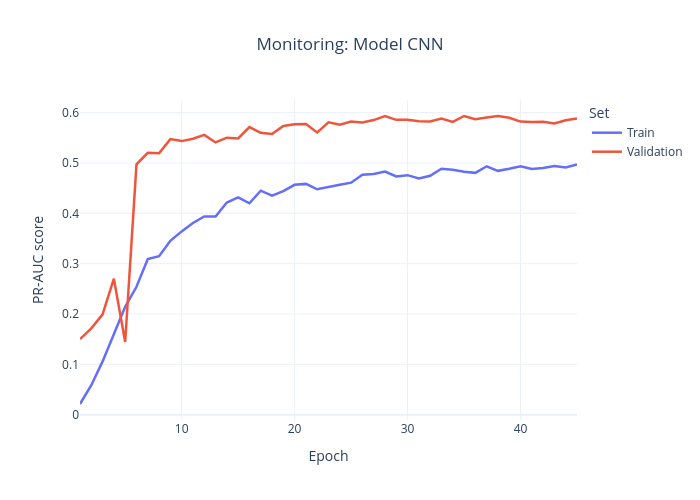

Notebook code for this chart:
### Code cell
plot_monitoring(history_cnn?1, "Model CNN 1")

### Figure 1 — Plotly figure (JSON) as saved in the notebook; plotly's stock layout.template omitted (floating-point values rounded to 4 significant figures)
{"data": [{"hovertemplate": "Set=pr_auc<br>Epoch=%{x}<br>PR-AUC score=%{y}<extra></extra>", "legendgroup": "pr_auc", "line": {"color": "#636efa", "dash": "solid", "width": 2.5}, "marker": {"symbol": "circle"}, "mode": "lines", "name": "Train", "orientation": "v", "showlegend": true, "type": "scatter", "x": [1, 2, 3, 4, 5, 6, 7, 8, 9, 10, 11, 12, 13, 14, 15, 16, 17, 18, 19, 20, 21, 22, 23, 24, 25, 26, 27, 28, 29, 30, 31, 32, 33, 34, 35, 36, 37, 38, 39, 40, 41, 42, 43, 44, 45], "xaxis": "x", "y": [0.02115, 0.05837, 0.1058, 0.1599, 0.2143, 0.254, 0.309, 0.3148, 0.3454, 0.3641, 0.3809, 0.3939, 0.3935, 0.4214, 0.4315, 0.4199, 0.445, 0.4351, 0.4441, 0.4566, 0.4584, 0.4477, 0.4527, 0.4567, 0.4609, 0.4767, 0.478, 0.4829, 0.4733, 0.4758, 0.4694, 0.4745, 0.4884, 0.4867, 0.4827, 0.4804, 0.4934, 0.4844, 0.4883, 0.4933, 0.4879, 0.4899, 0.4941, 0.4912, 0.4971], "yaxis": "y"}, {"hovertemplate": "Set=val_pr_auc<br>Epoch=%{x}<br>PR-AUC score=%{y}<extra></extra>", "legendgroup": "val_pr_auc", "line": {"color": "#EF553B", "dash": "solid", "width": 2.5}, "marker": {"symbol": "circle"}, "mode": "lines", "name": "Validation", "orientation": "v", "showlegend": true, "type": "scatter", "x": [1, 2, 3, 4, 5, 6, 7, 8, 9, 10, 11, 12, 13, 14, 15, 16, 17, 18, 19, 20, 21, 22, 23, 24, 25, 26, 27, 28, 29, 30, 31, 32, 33, 34, 35, 36, 37, 38, 39, 40, 41, 42, 43, 44, 45], "xaxis": "x", "y": [0.15, 0.1715, 0.1992, 0.27, 0.1443, 0.4972, 0.5201, 0.5195, 0.5474, 0.5435, 0.5481, 0.5558, 0.5408, 0.5502, 0.5487, 0.5714, 0.56, 0.5574, 0.5737, 0.5772, 0.5775, 0.5607, 0.5808, 0.5762, 0.5823, 0.5806, 0.5852, 0.593, 0.5857, 0.586, 0.5831, 0.5823, 0.5881, 0.5817, 0.5933, 0.5868, 0.5902, 0.5931, 0.5898, 0.5822, 0.5814, 0.5818, 0.5787, 0.585, 0.5886], "yaxis": "y"}], "layout": {"autosize": false, "height": 500, "hovermode": "x unified", "legend": {"title": {"text": "Set"}, "tracegroupgap": 0}, "title": {"text": "Monitoring: Model CNN", "x": 0.5}, "width": 700, "xaxis": {"anchor": "y", "domain": [0, 1], "title": {"text": "Epoch"}}, "yaxis": {"anchor": "x", "domain": [0, 1], "title": {"text": "PR-AUC score"}}}}
